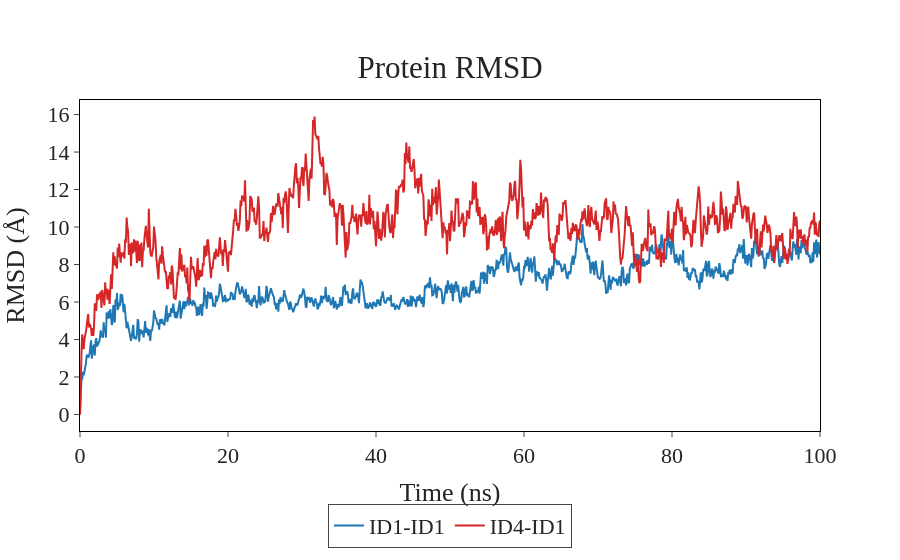
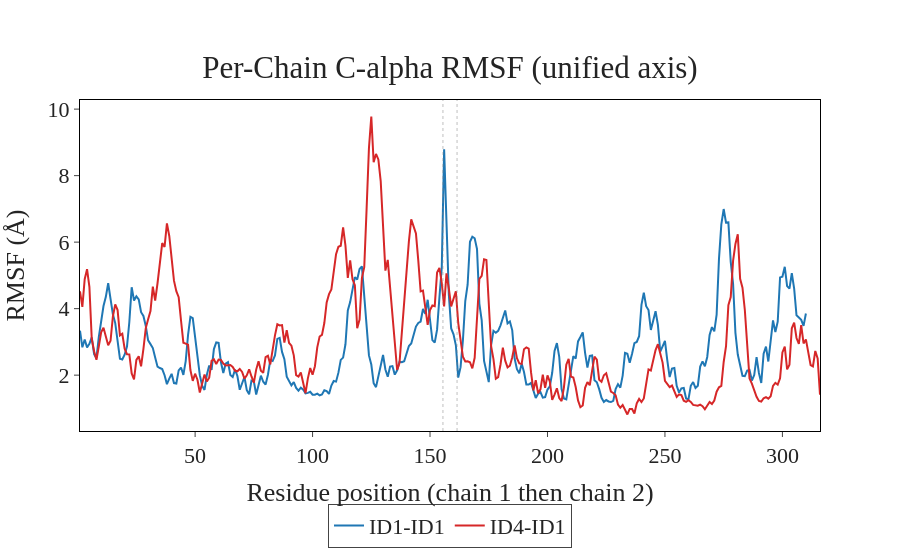
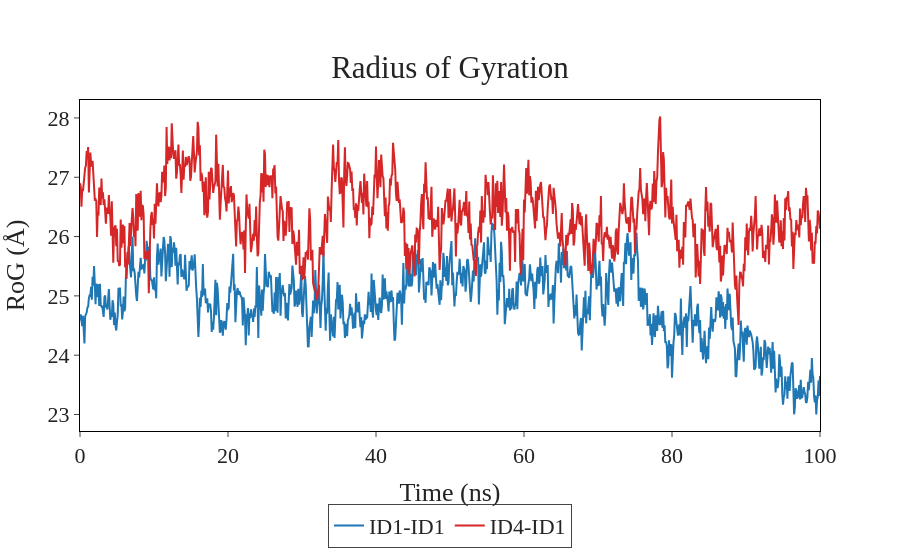
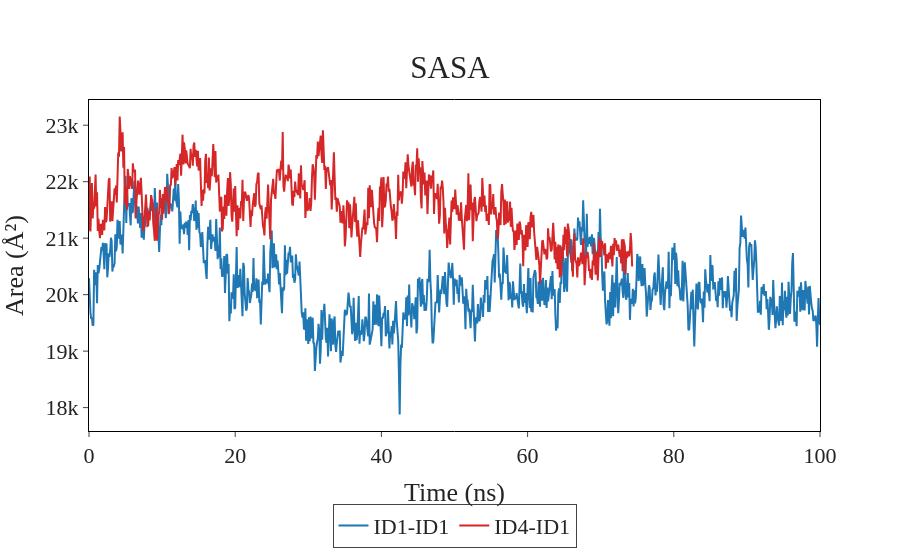

Notebook source saved alongside these figures, in order:
### Markdown cell above
## Save & display figures

### Code cell
figs = [
    (fig_rmsd, "Protein RMSD", "Time (ns)", "RMSD (\u00c5)", "RMSD_Comp.html"),
    (fig_rmsf, "Per-Chain C-alpha RMSF (unified axis)", "Residue position (chain 1 then chain 2)", "RMSF (\u00c5)", "RMSF_Comp.html"),
    (fig_rog,  "Radius of Gyration", "Time (ns)", "RoG (\u00c5)", "RoG_Comp.html"),
    (fig_sasa, "SASA", "Time (ns)", "Area (\u00c5\u00b2)", "SASA_Comp.html"),
]

for f, title, x, y, filename in figs:
    f = update_fig(f, title, x, y)
    f.write_html(filename)
    f.show()

### Figure 1 — Plotly figure (JSON) as saved in the notebook; plotly's stock layout.template omitted (floating-point values rounded to 4 significant figures; data arrays with more than 128 entries replaced by an {"elided": "..."} marker saying what was removed)
{"data": [{"line": {"color": "#1f77b4"}, "name": "ID1-ID1", "type": "scatter", "x": {"elided": "1001 float values"}, "y": {"elided": "1001 float values"}}, {"line": {"color": "#d62728"}, "name": "ID4-ID1", "type": "scatter", "x": {"elided": "1001 float values"}, "y": {"elided": "1001 float values"}}], "layout": {"autosize": true, "font": {"family": "Times New Roman", "size": 22}, "legend": {"borderwidth": 1, "orientation": "h", "x": 0.5, "xanchor": "center", "y": -0.22}, "title": {"text": "Protein RMSD", "x": 0.5, "xanchor": "center", "y": 0.9, "yanchor": "top"}, "xaxis": {"autorange": true, "linecolor": "black", "mirror": true, "range": [0, 100], "showline": true, "ticks": "outside", "title": {"text": "Time (ns)"}, "type": "linear"}, "yaxis": {"autorange": true, "linecolor": "black", "mirror": true, "range": [-0.883, 16.78], "showline": true, "ticks": "outside", "title": {"text": "RMSD (Å)"}, "type": "linear"}}}

### Figure 2 — Plotly figure (JSON) as saved in the notebook; plotly's stock layout.template omitted (floating-point values rounded to 4 significant figures; data arrays with more than 128 entries replaced by an {"elided": "..."} marker saying what was removed)
{"data": [{"line": {"color": "#1f77b4"}, "name": "ID1-ID1", "type": "scatter", "x": {"elided": "310 int values"}, "y": {"elided": "310 float values"}}, {"line": {"color": "#d62728"}, "name": "ID4-ID1", "type": "scatter", "x": {"elided": "316 int values"}, "y": {"elided": "316 float values"}}], "layout": {"autosize": true, "font": {"family": "Times New Roman", "size": 22}, "legend": {"borderwidth": 1, "orientation": "h", "x": 0.5, "xanchor": "center", "y": -0.22}, "shapes": [{"line": {"color": "gray", "dash": "dot", "width": 1}, "opacity": 0.5, "type": "line", "x0": 155.5, "x1": 155.5, "y0": 0, "y1": 1, "yref": "paper"}, {"line": {"color": "gray", "dash": "dot", "width": 1}, "opacity": 0.5, "type": "line", "x0": 161.5, "x1": 161.5, "y0": 0, "y1": 1, "yref": "paper"}], "title": {"text": "Per-Chain C-alpha RMSF (unified axis)", "x": 0.5, "xanchor": "center", "y": 0.9, "yanchor": "top"}, "xaxis": {"autorange": true, "linecolor": "black", "mirror": true, "range": [1, 316], "showline": true, "ticks": "outside", "title": {"text": "Residue position (chain 1 then chain 2)"}, "type": "linear"}, "yaxis": {"autorange": true, "linecolor": "black", "mirror": true, "range": [0.3206, 10.27], "showline": true, "ticks": "outside", "title": {"text": "RMSF (Å)"}, "type": "linear"}}}

### Figure 3 — Plotly figure (JSON) as saved in the notebook; plotly's stock layout.template omitted (floating-point values rounded to 4 significant figures; data arrays with more than 128 entries replaced by an {"elided": "..."} marker saying what was removed)
{"data": [{"line": {"color": "#1f77b4"}, "name": "ID1-ID1", "type": "scatter", "x": {"elided": "1001 float values"}, "y": {"elided": "1001 float values"}}, {"line": {"color": "#d62728"}, "name": "ID4-ID1", "type": "scatter", "x": {"elided": "1001 float values"}, "y": {"elided": "1001 float values"}}], "layout": {"autosize": true, "font": {"family": "Times New Roman", "size": 22}, "legend": {"borderwidth": 1, "orientation": "h", "x": 0.5, "xanchor": "center", "y": -0.22}, "title": {"text": "Radius of Gyration", "x": 0.5, "xanchor": "center", "y": 0.9, "yanchor": "top"}, "xaxis": {"autorange": true, "linecolor": "black", "mirror": true, "range": [0, 100], "showline": true, "ticks": "outside", "title": {"text": "Time (ns)"}, "type": "linear"}, "yaxis": {"autorange": true, "linecolor": "black", "mirror": true, "range": [22.72, 28.3], "showline": true, "ticks": "outside", "title": {"text": "RoG (Å)"}, "type": "linear"}}}

### Figure 4 — Plotly figure (JSON) as saved in the notebook; plotly's stock layout.template omitted (floating-point values rounded to 4 significant figures; data arrays with more than 128 entries replaced by an {"elided": "..."} marker saying what was removed)
{"data": [{"line": {"color": "#1f77b4"}, "name": "ID1-ID1", "type": "scatter", "x": {"elided": "1001 float values"}, "y": {"elided": "1001 float values"}}, {"line": {"color": "#d62728"}, "name": "ID4-ID1", "type": "scatter", "x": {"elided": "744 float values"}, "y": {"elided": "744 float values"}}], "layout": {"autosize": true, "font": {"family": "Times New Roman", "size": 22}, "legend": {"borderwidth": 1, "orientation": "h", "x": 0.5, "xanchor": "center", "y": -0.22}, "title": {"text": "SASA", "x": 0.5, "xanchor": "center", "y": 0.9, "yanchor": "top"}, "xaxis": {"autorange": true, "linecolor": "black", "mirror": true, "range": [0, 100], "showline": true, "ticks": "outside", "title": {"text": "Time (ns)"}, "type": "linear"}, "yaxis": {"autorange": true, "linecolor": "black", "mirror": true, "range": [17590.0, 23450.0], "showline": true, "ticks": "outside", "title": {"text": "Area (Å²)"}, "type": "linear"}}}
